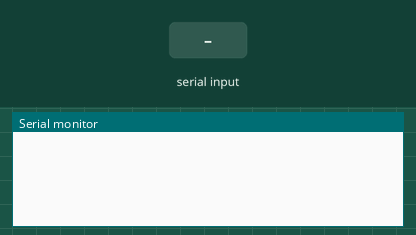
Recording of a sketch running on a simulated Arduino Uno, built with avr-gcc and run on an emulated ATmega328P. On the bench: the last lines printed to the serial monitor. The test bench sets the inputs (shaded band).

Above: at 1.2 s.
1.3 s: "SWITCH\n" received over Serial
At 1.8 s:
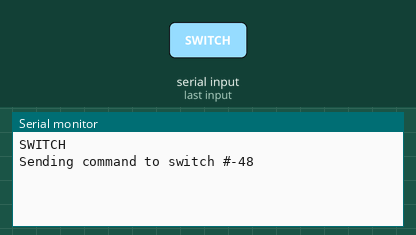
2.8 s: "ON\n" received over Serial
At 4.0 s:
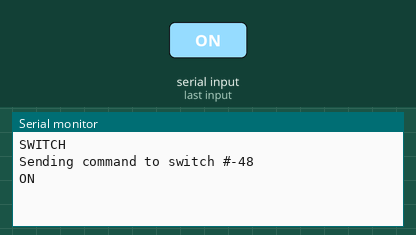
4.3 s: "PROJECTOR\n" received over Serial
At 5.1 s:
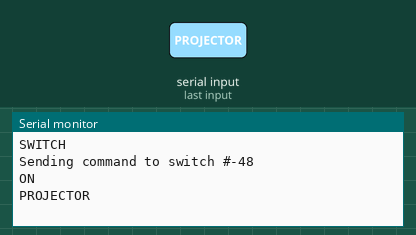
5.8 s: "90,45\n" received over Serial
At 6.2 s:
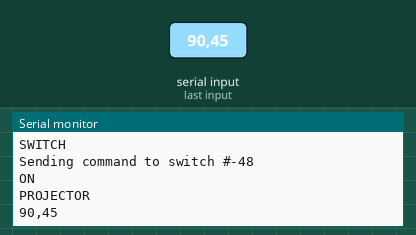
7.3 s: "5\n" received over Serial
At 8.5 s:
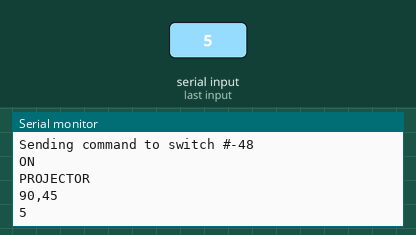
8.8 s: "SWITCH,45\n" received over Serial
At 9.2 s:
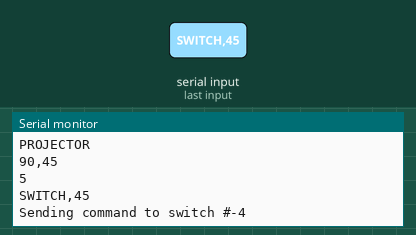

The sketch:

remote_controller.ino
```cpp
/*
 * An IR LED must be connected tobetween Arduino PWM pin 3 and GND.
 *
 */

#include <RCSwitch.h>
#include <IRremote.h>

static const unsigned long switchCodes[2][5] =
  {
    {
      // On
      4281651,
      4281795,
      4282115,
      4283651,
      4289795
    },
    {
      // Off
      4281660,
      4281804,
      4282124,
      4283660,
      4289804
    }
  };

String commandString;

RCSwitch mySwitch = RCSwitch();
IRsend irsend;

void setup() {

  Serial.begin(9600);

  // Transmitter is connected to Arduino Pin #10
  mySwitch.enableTransmit(5);

  // Optional set pulse length.
  mySwitch.setPulseLength(190);

  // Optional set protocol (default is 1, will work for most outlets)
  // mySwitch.setProtocol(2);

  // Optional set number of transmission repetitions.
  mySwitch.setRepeatTransmit(15);

}

void loop() {

  delay(5);

  if(Serial.available() > 0) {
    char received = Serial.read();
    Serial.print(received);

    // Process message when new line character is recieved
    if (received == '\n' || received == '\r') {
      Serial.print("\n\r");
      if (commandString.startsWith("SWITCH")) {
        int switchNumber = commandString.charAt(6) - '0';
        String status = commandString.substring(7);
        int switchState = (status == "ON" ? 0 : 1);
        Serial.print("Sending command to switch #"); Serial.println(switchNumber);
        mySwitch.send(switchCodes[switchState][switchNumber - 1], 24);
      } else if (commandString.startsWith("PROJECTOR")) {
        if (commandString.endsWith("ON"))
        {
          for (int i = 0; i < 2; i++) {
            irsend.sendNEC(0xC1AA09F6, 32);
            delay(40);
          }
        } else if (commandString.endsWith("OFF"))
        {
          for (int i = 0; i < 2; i++) {
            irsend.sendNEC(0xC1AA09F6, 32);
            delay(40);
          }
          delay(1000);
          for (int i = 0; i < 2; i++) {
            irsend.sendNEC(0xC1AA09F6, 32);
            delay(40);
          }
        }
      }

      commandString = ""; // Clear recieved buffer
    } else {
      commandString += received;
    }
  }
}
```

Measured:
- after the input at 1.3 s, the serial monitor: prints a new line at once (image 1)
- after the input at 2.8 s, the serial monitor: prints a new line at once (image 2)
- after the input at 4.3 s, the serial monitor: prints a new line at once (image 3)
- after the input at 5.8 s, the serial monitor: prints a new line at once (image 4)
- after the input at 7.3 s, the serial monitor: prints a new line at once (image 5)
- after the input at 8.8 s, the serial monitor: prints a new line at once (image 6)
